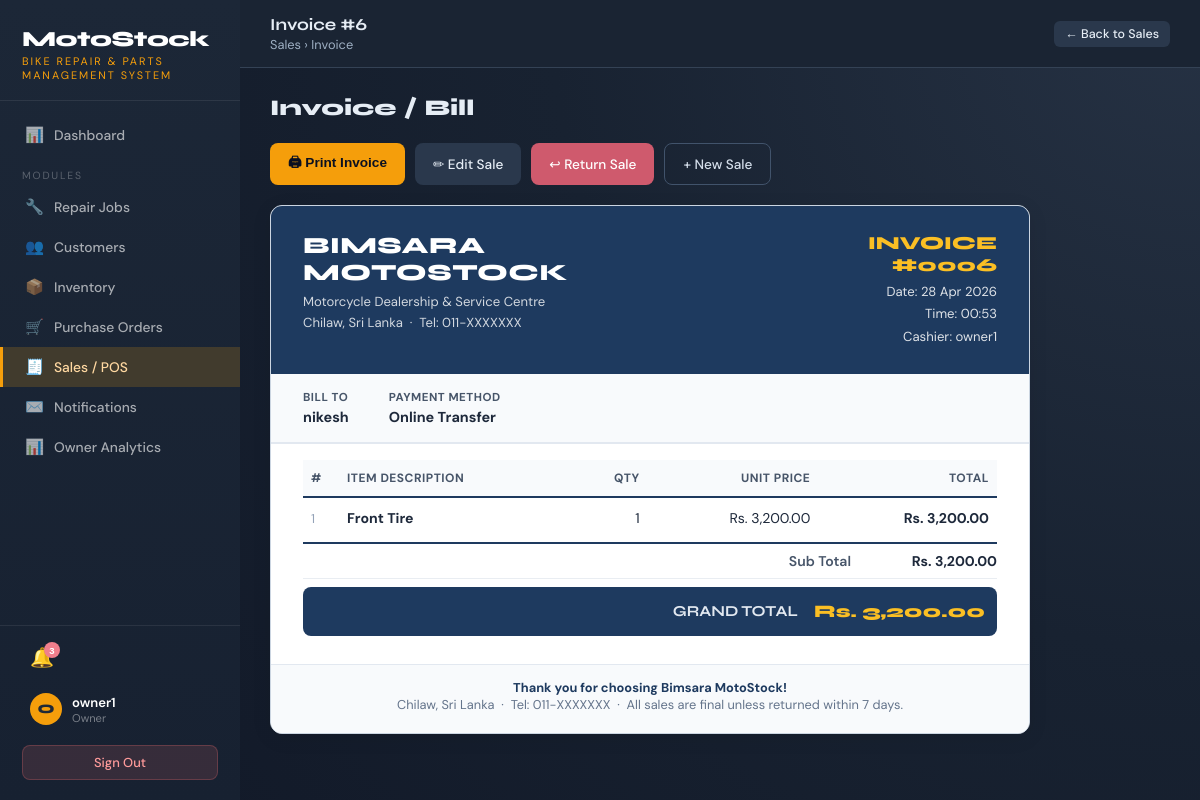
The page /pages/sale/view_invoice.php?saleID=6 (signed in) on the database its author committed.
### tables this page shows
CREATE TABLE IF NOT EXISTS `sale` (
  `saleID` int NOT NULL AUTO_INCREMENT,
  `customerID` int DEFAULT NULL,
  `customerName` varchar(80) DEFAULT NULL,
  `saleDate` datetime DEFAULT CURRENT_TIMESTAMP,
  `subTotal` decimal(10,2) DEFAULT NULL,
  `discountPercent` decimal(5,2) DEFAULT '0.00',
  `grandTotal` decimal(10,2) DEFAULT NULL,
  `paymentMethod` enum('Cash','Online Transfer') DEFAULT 'Cash',
  PRIMARY KEY (`saleID`)
);

CREATE TABLE IF NOT EXISTS `saleitem` (
  `saleItemID` int NOT NULL AUTO_INCREMENT,
  `saleID` int DEFAULT NULL,
  `partName` varchar(100) DEFAULT NULL,
  `quantity` int DEFAULT NULL,
  `sellingPrice` decimal(10,2) DEFAULT NULL,
  `itemTotal` decimal(10,2) DEFAULT NULL,
  PRIMARY KEY (`saleItemID`),
  KEY `saleID` (`saleID`)
);

### pages/sale/view_invoice.php (the view, shortened to what this page needs)
<?php
require_once '../../includes/config.php';
$saleID = (int)($_GET['saleID'] ?? 0);
$sale = $conn->query("SELECT * FROM Sale WHERE saleID = $saleID")->fetch_assoc();
$itemsRes = $conn->query("SELECT * FROM SaleItem WHERE saleID = $saleID");
$items = [];
while ($row = $itemsRes->fetch_assoc()) { $items[] = $row; }
?>
<!DOCTYPE html>
<html lang="en">
<head>
    <link rel="stylesheet" href="../../assets/css/styles.css">
</head>
<body>
<?php require_once '../../includes/sidebar.php'; ?>
<div class="main-wrap">
    <div class="topbar no-print">
        <div>
            <div class="topbar-title">Invoice #<?= $saleID ?></div>
            <div class="topbar-breadcrumb">Sales › Invoice</div>
        </div>
        <a href="sales_list.php" class="btn btn-secondary btn-sm">← Back to Sales</a>
    </div>
    <div class="main-content">
        <div class="page-header no-print">
            <div class="page-title">Invoice / Bill</div>
        </div>
        <div class="print-bar no-print">
            <button onclick="window.print()" class="btn btn-amber">🖨 Print Invoice</button>
            <a href="edit_sale.php?saleID=<?= $saleID ?>" class="btn btn-secondary">✏ Edit Sale</a>
            <a href="sale_return.php?saleID=<?= $saleID ?>" class="btn btn-danger"
               onclick="return confirm('Record a return for this sale? This cannot be undone.')">↩ Return Sale</a>
            <a href="new_sale.php" class="btn btn-outline">+ New Sale</a>
        </div>
        <div class="invoice-wrapper">
            <div class="inv-header">
                <div>
                    <div class="shop-name">BIMSARA MOTOSTOCK</div>
                    <div class="shop-sub">
                        Motorcycle Dealership &amp; Service Centre<br>
                        Chilaw, Sri Lanka &nbsp;·&nbsp; Tel: 011-XXXXXXX
                    </div>
                </div>
                <div>
                    <div class="inv-no">INVOICE #<?= str_pad($saleID, 4, '0', STR_PAD_LEFT) ?></div>
                    <div class="inv-dt">
                        Date: <?= date('d M Y', strtotime($sale['saleDate'])) ?><br>
                        Time: <?= date('H:i', strtotime($sale['saleDate'])) ?><br>
                        Cashier: <?= htmlspecialchars($_SESSION['username'] ?? '—') ?>
                    </div>
                </div>
            </div>
            <div class="inv-customer">
                <div>
                    <div class="lbl">Bill To</div>
                    <div class="val"><?= htmlspecialchars($sale['customerName'] ?: 'Walk-in Customer') ?></div>
                </div>
                <div>
                    <div class="lbl">Payment Method</div>
                    <div class="val"><?= htmlspecialchars($sale['paymentMethod']) ?></div>
                </div>
            </div>
            <div class="inv-body">
                <table class="inv-table">
                    <thead>
                        <tr>
                            <th style="text-align:left;width:36px">#</th>
                            <th style="text-align:left">Item Description</th>
                            <th>Qty</th>
                            <th>Unit Price</th>
                            <th>Total</th>
                        </tr>
                    </thead>
                    <tbody>
                    <?php foreach ($items as $i => $item):
                        $unitPrice = (float)($item['sellingPrice'] ?? $item['unitPrice'] ?? 0);
                        $itemTotal = (float)($item['itemTotal']    ?? $item['quantity'] * $unitPrice);
                    ?>
                        <tr>
                            <td><span class="item-no"><?= $i + 1 ?></span></td>
                            <td><span class="part-name"><?= htmlspecialchars($item['partName']) ?></span></td>
                            <td><?= $item['quantity'] ?></td>
                            <td>Rs. <?= number_format($unitPrice, 2) ?></td>
                            <td><strong>Rs. <?= number_format($itemTotal, 2) ?></strong></td>
                        </tr>
                    <?php endforeach; ?>
                    </tbody>
                </table>
                <div class="inv-totals">
                    <div class="inv-total-row">
                        <span class="inv-total-label">Sub Total</span>
                        <span class="inv-total-value">Rs. <?= number_format((float)$sale['subTotal'], 2) ?></span>
                    </div>
                    <div class="inv-total-row grand">
                        <span class="inv-total-label">GRAND TOTAL</span>
                        <span class="inv-total-value">Rs. <?= number_format((float)$sale['grandTotal'], 2) ?></span>
                    </div>
                </div>
            </div>
            <div class="inv-footer">
                <strong>Thank you for choosing Bimsara MotoStock!</strong><br>
                Chilaw, Sri Lanka &nbsp;·&nbsp; Tel: 011-XXXXXXX &nbsp;·&nbsp; All sales are final unless returned within 7 days.
            </div>
        </div>
    </div>
</div>
</body>
</html>

### assets/css/styles.css (style rules this page uses)
:root { --navy: #1f2937; --navy-mid: #273447; --navy-lite: #334155; --amber: #f59e0b; --amber-dk: #d97706; --red: #f07f8d; --green: #f6ad55; --blue: #7ea7d8; --bg: #111827; --surface: #1a2433; --border: #344255; --text: #e6edf5; --muted: #9fb0c4; --sidebar-w: 240px; --radius: 12px; --shadow: 0 14px 34px rgba(0,0,0,.35); --shadow-sm: 0 6px 16px rgba(0,0,0,.28); }
*, *::before, *::after { box-sizing: border-box; margin: 0; padding: 0; }
body { font-family: 'DM Sans', sans-serif; background: radial-gradient(circle at top right, #263244 0%, #182231 45%, #111827 100%); color: var(--text); min-height: 100vh; display: flex; }
.main-wrap { margin-left: var(--sidebar-w); flex: 1; min-height: 100vh; display: flex; flex-direction: column; }
.topbar { background: var(--surface); border-bottom: 1px solid var(--border); padding: 14px 30px; display: flex; align-items: center; justify-content: space-between; position: sticky; top: 0; z-index: 50; }
.topbar-title { font-family: 'Syne', sans-serif; font-weight: 700; font-size: 1.05rem; color: var(--text); }
.topbar-breadcrumb { font-size: .8rem; color: var(--muted); margin-top: 1px; }
.main-content { padding: 26px 30px; flex: 1; }
.page-header { display: flex; align-items: center; justify-content: space-between; margin-bottom: 22px; flex-wrap: wrap; gap: 12px; }
.page-title { font-family: 'Syne', sans-serif; font-size: 1.4rem; font-weight: 800; color: var(--text); }
.btn { display: inline-flex; align-items: center; gap: 6px; padding: 9px 18px; border-radius: 8px; font-size: .85rem; font-weight: 500; text-decoration: none; cursor: pointer; border: none; transition: opacity .15s, transform .14s; white-space: nowrap; }
.btn-amber { background: var(--amber); color: #0b1020; font-weight: 700; }
.btn-danger { background: #cf5a6d; color: #fff; }
.btn-secondary { background: #2a384c; color: #e6edf5; }
.btn-outline { background: transparent; border: 1.5px solid #41536b; color: #d4deea; }
.btn-sm { padding: 5px 11px; font-size: .78rem; border-radius: 6px; }

### rows shown on the page
sale: saleDate "28 Apr 2026", saleDate "00:53", customerName "nikesh", paymentMethod "Online Transfer", subTotal "3,200.00", grandTotal "3,200.00"
saleitem: partName "Front Tire", quantity "1", sellingPrice "3,200.00", itemTotal "3,200.00"

### other values the page prints
$p['icon'] "📊"
$p['label'] "Dashboard"
$p['icon'] "🔧"
$p['label'] "Repair Jobs"
$p['icon'] "👥"
$p['label'] "Customers"
$p['icon'] "📦"
$p['label'] "Inventory"
$p['icon'] "🛒"
$p['label'] "Purchase Orders"
$p['icon'] "🧾"
$p['label'] "Sales / POS"
$p['icon'] "✉️"
$p['label'] "Notifications"
$p['label'] "Owner Analytics"
